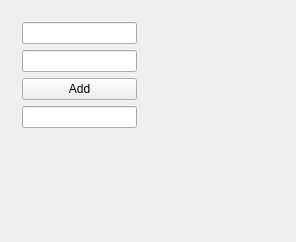
<ui version="4.0" >
 <class>NMGExempleAdderWidgetBase</class>
 <widget class="QWidget" name="NMGExempleAdderWidgetBase" >
  <property name="geometry" >
   <rect>
    <x>0</x>
    <y>0</y>
    <width>296</width>
    <height>242</height>
   </rect>
  </property>
  <property name="windowTitle" >
   <string>Form1</string>
  </property>
  <layout class="QGridLayout" >
   <item row="0" column="0" >
    <widget class="QFrame" name="frame3" >
     <property name="frameShape" >
      <enum>QFrame::NoFrame</enum>
     </property>
     <property name="frameShadow" >
      <enum>QFrame::Plain</enum>
     </property>
     <layout class="QGridLayout" >
      <item row="0" column="0" >
       <widget class="QLineEdit" name="txtValue1" />
      </item>
      <item row="2" column="0" >
       <widget class="QPushButton" name="buttonAdd" >
        <property name="text" >
         <string>Add</string>
        </property>
       </widget>
      </item>
      <item row="3" column="0" >
       <widget class="QLineEdit" name="txtAdd" >
        <property name="readOnly" >
         <bool>true</bool>
        </property>
       </widget>
      </item>
      <item row="1" column="0" >
       <widget class="QLineEdit" name="txtValue2" />
      </item>
     </layout>
    </widget>
   </item>
   <item row="1" column="0" >
    <spacer>
     <property name="orientation" >
      <enum>Qt::Vertical</enum>
     </property>
     <property name="sizeType" >
      <enum>QSizePolicy::Expanding</enum>
     </property>
     <property name="sizeHint" >
      <size>
       <width>51</width>
       <height>71</height>
      </size>
     </property>
    </spacer>
   </item>
   <item row="0" column="1" >
    <spacer>
     <property name="orientation" >
      <enum>Qt::Horizontal</enum>
     </property>
     <property name="sizeType" >
      <enum>QSizePolicy::Expanding</enum>
     </property>
     <property name="sizeHint" >
      <size>
       <width>51</width>
       <height>31</height>
      </size>
     </property>
    </spacer>
   </item>
  </layout>
 </widget>
 <layoutdefault spacing="6" margin="11" />
 <pixmapfunction>qPixmapFromMimeSource</pixmapfunction>
 <tabstops>
  <tabstop>txtValue1</tabstop>
  <tabstop>txtValue2</tabstop>
  <tabstop>buttonAdd</tabstop>
  <tabstop>txtAdd</tabstop>
 </tabstops>
 <resources/>
 <connections/>
</ui>
